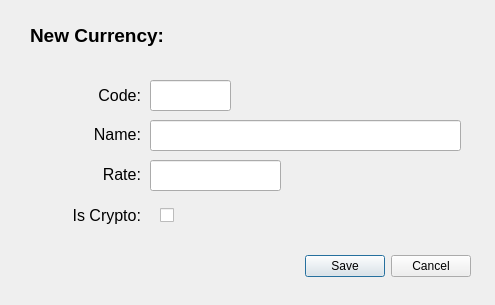
<?xml version="1.0" encoding="UTF-8"?>
<ui version="4.0">
 <class>Win_Add_Row_Reg_Currency</class>
 <widget class="QDialog" name="Win_Add_Row_Reg_Currency">
  <property name="geometry">
   <rect>
    <x>0</x>
    <y>0</y>
    <width>495</width>
    <height>305</height>
   </rect>
  </property>
  <property name="windowTitle">
   <string>Dialog</string>
  </property>
  <widget class="QDialogButtonBox" name="buttonBox">
   <property name="geometry">
    <rect>
     <x>130</x>
     <y>250</y>
     <width>341</width>
     <height>32</height>
    </rect>
   </property>
   <property name="orientation">
    <enum>Qt::Horizontal</enum>
   </property>
   <property name="standardButtons">
    <set>QDialogButtonBox::Cancel|QDialogButtonBox::Save</set>
   </property>
  </widget>
  <widget class="QLabel" name="label">
   <property name="geometry">
    <rect>
     <x>30</x>
     <y>20</y>
     <width>431</width>
     <height>31</height>
    </rect>
   </property>
   <property name="font">
    <font>
     <pointsize>14</pointsize>
     <bold>true</bold>
    </font>
   </property>
   <property name="text">
    <string>New Currency:</string>
   </property>
  </widget>
  <widget class="QLabel" name="label_2">
   <property name="geometry">
    <rect>
     <x>30</x>
     <y>80</y>
     <width>111</width>
     <height>31</height>
    </rect>
   </property>
   <property name="font">
    <font>
     <pointsize>12</pointsize>
    </font>
   </property>
   <property name="text">
    <string>Code:</string>
   </property>
   <property name="alignment">
    <set>Qt::AlignRight|Qt::AlignTrailing|Qt::AlignVCenter</set>
   </property>
  </widget>
  <widget class="QLabel" name="label_3">
   <property name="geometry">
    <rect>
     <x>30</x>
     <y>119</y>
     <width>111</width>
     <height>31</height>
    </rect>
   </property>
   <property name="font">
    <font>
     <pointsize>12</pointsize>
    </font>
   </property>
   <property name="text">
    <string>Name:</string>
   </property>
   <property name="alignment">
    <set>Qt::AlignRight|Qt::AlignTrailing|Qt::AlignVCenter</set>
   </property>
  </widget>
  <widget class="QLineEdit" name="lineEdit_CurrName">
   <property name="geometry">
    <rect>
     <x>150</x>
     <y>120</y>
     <width>311</width>
     <height>31</height>
    </rect>
   </property>
   <property name="font">
    <font>
     <pointsize>12</pointsize>
    </font>
   </property>
  </widget>
  <widget class="QLabel" name="Amount">
   <property name="geometry">
    <rect>
     <x>30</x>
     <y>159</y>
     <width>111</width>
     <height>31</height>
    </rect>
   </property>
   <property name="font">
    <font>
     <pointsize>12</pointsize>
    </font>
   </property>
   <property name="text">
    <string>Rate:</string>
   </property>
   <property name="alignment">
    <set>Qt::AlignRight|Qt::AlignTrailing|Qt::AlignVCenter</set>
   </property>
  </widget>
  <widget class="QLineEdit" name="lineEdit_CurrRate">
   <property name="geometry">
    <rect>
     <x>150</x>
     <y>160</y>
     <width>131</width>
     <height>31</height>
    </rect>
   </property>
   <property name="font">
    <font>
     <pointsize>12</pointsize>
    </font>
   </property>
  </widget>
  <widget class="QLineEdit" name="lineEdit_CurrCode">
   <property name="geometry">
    <rect>
     <x>150</x>
     <y>80</y>
     <width>81</width>
     <height>31</height>
    </rect>
   </property>
   <property name="font">
    <font>
     <pointsize>12</pointsize>
    </font>
   </property>
  </widget>
  <widget class="QCheckBox" name="checkBox_IS_Crypto">
   <property name="geometry">
    <rect>
     <x>160</x>
     <y>200</y>
     <width>31</width>
     <height>31</height>
    </rect>
   </property>
   <property name="text">
    <string/>
   </property>
   <property name="iconSize">
    <size>
     <width>30</width>
     <height>30</height>
    </size>
   </property>
  </widget>
  <widget class="QLabel" name="Crypto">
   <property name="geometry">
    <rect>
     <x>30</x>
     <y>200</y>
     <width>111</width>
     <height>31</height>
    </rect>
   </property>
   <property name="font">
    <font>
     <pointsize>12</pointsize>
    </font>
   </property>
   <property name="text">
    <string>Is Crypto:</string>
   </property>
   <property name="alignment">
    <set>Qt::AlignRight|Qt::AlignTrailing|Qt::AlignVCenter</set>
   </property>
  </widget>
 </widget>
 <tabstops>
  <tabstop>lineEdit_CurrCode</tabstop>
  <tabstop>lineEdit_CurrName</tabstop>
  <tabstop>lineEdit_CurrRate</tabstop>
  <tabstop>checkBox_IS_Crypto</tabstop>
 </tabstops>
 <resources/>
 <connections>
  <connection>
   <sender>buttonBox</sender>
   <signal>accepted()</signal>
   <receiver>Win_Add_Row_Reg_Currency</receiver>
   <slot>accept()</slot>
   <hints>
    <hint type="sourcelabel">
     <x>248</x>
     <y>254</y>
    </hint>
    <hint type="destinationlabel">
     <x>157</x>
     <y>274</y>
    </hint>
   </hints>
  </connection>
  <connection>
   <sender>buttonBox</sender>
   <signal>rejected()</signal>
   <receiver>Win_Add_Row_Reg_Currency</receiver>
   <slot>reject()</slot>
   <hints>
    <hint type="sourcelabel">
     <x>316</x>
     <y>260</y>
    </hint>
    <hint type="destinationlabel">
     <x>286</x>
     <y>274</y>
    </hint>
   </hints>
  </connection>
 </connections>
</ui>
